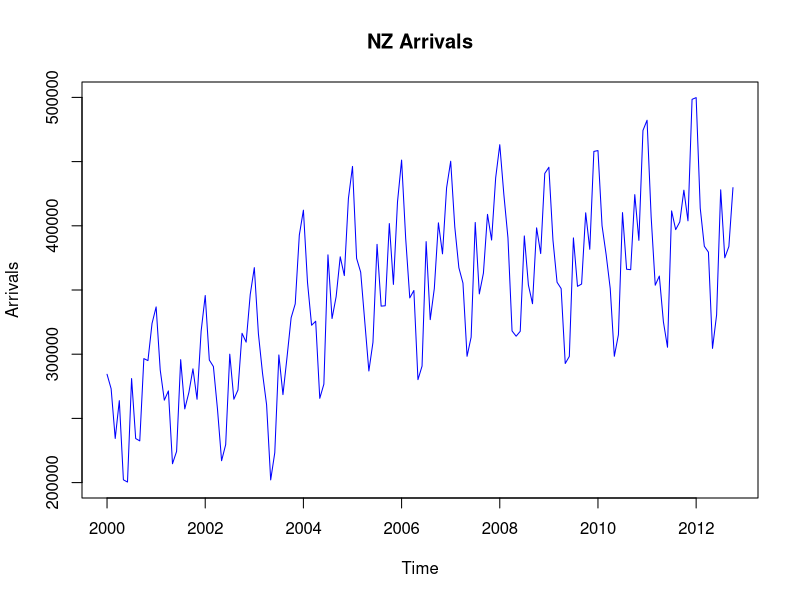
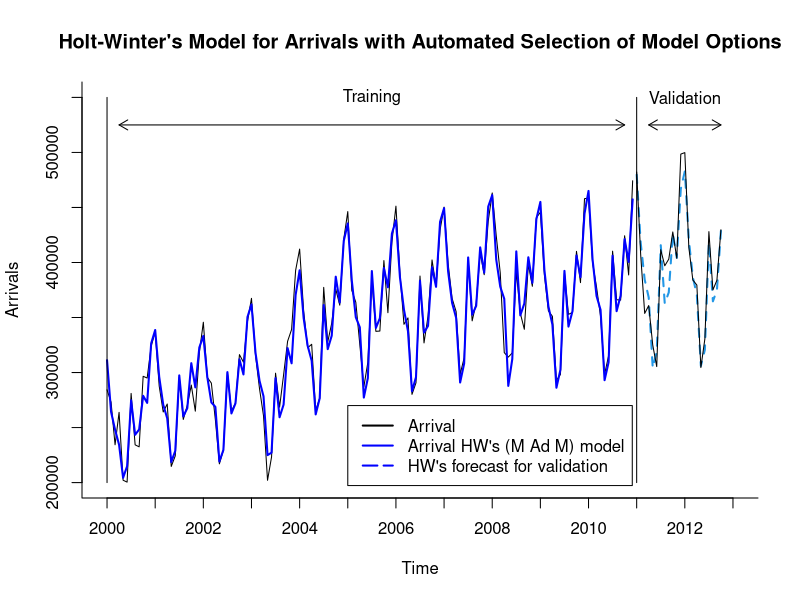
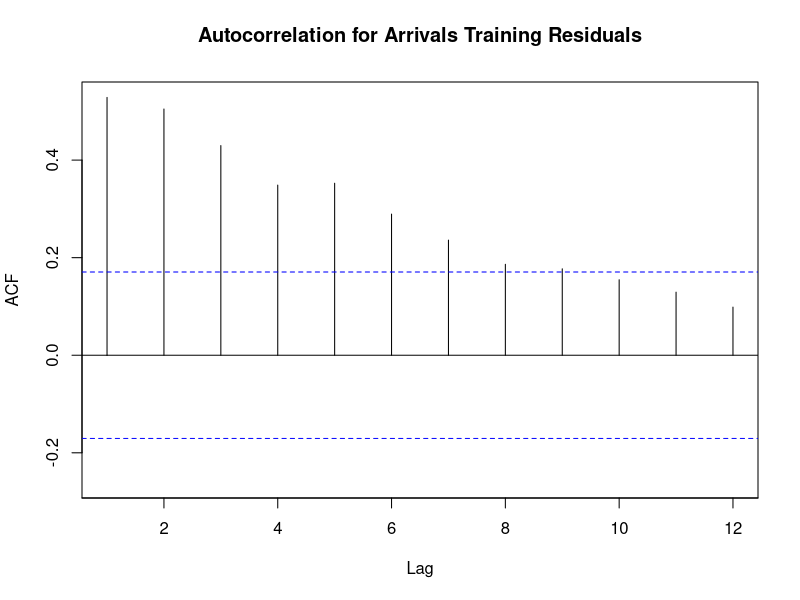
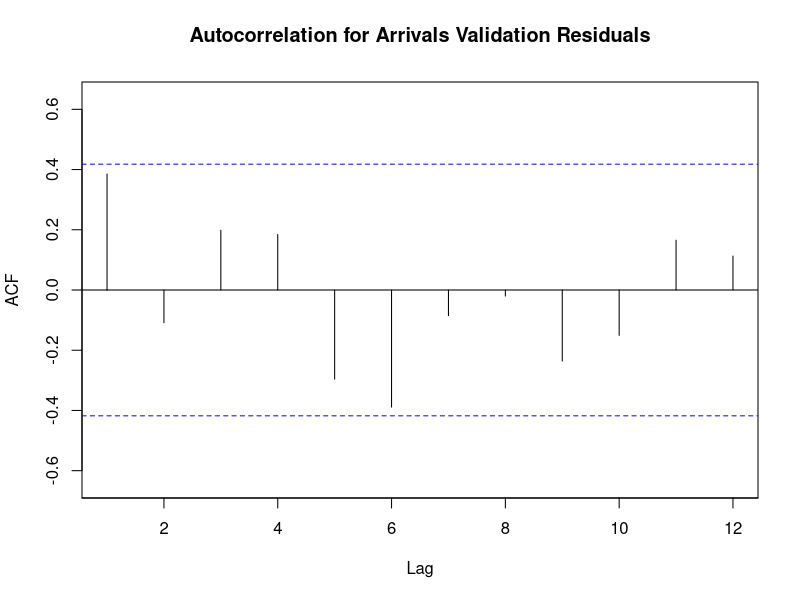
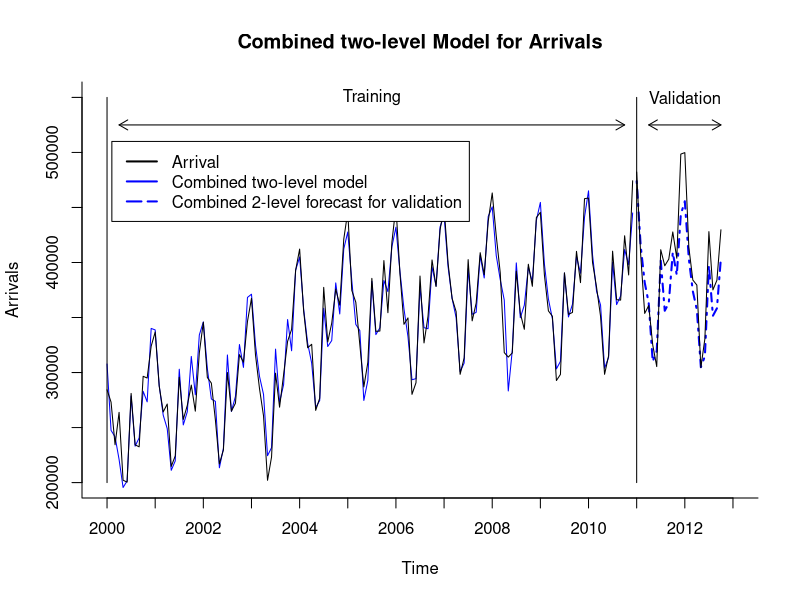
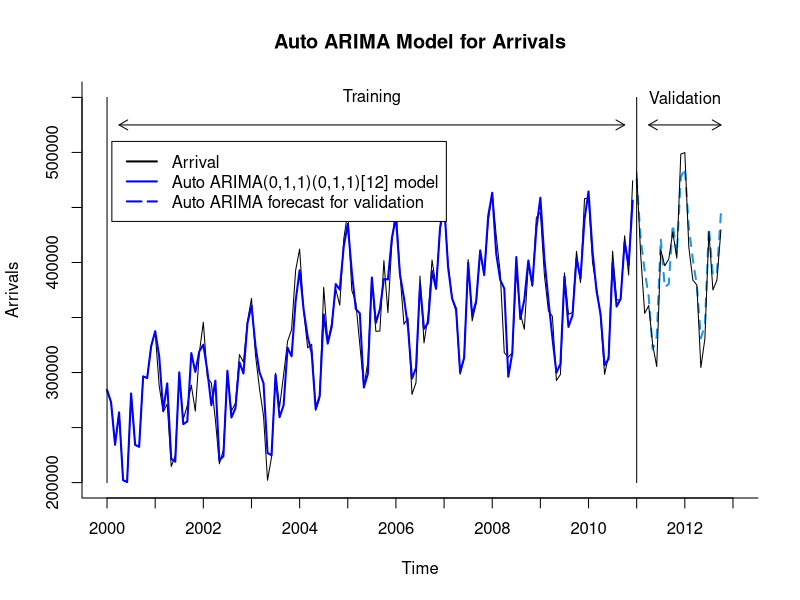
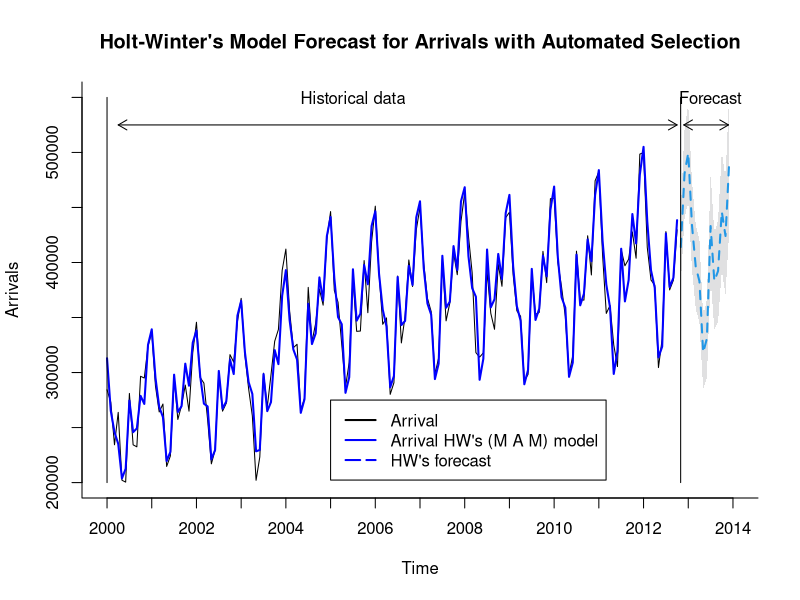
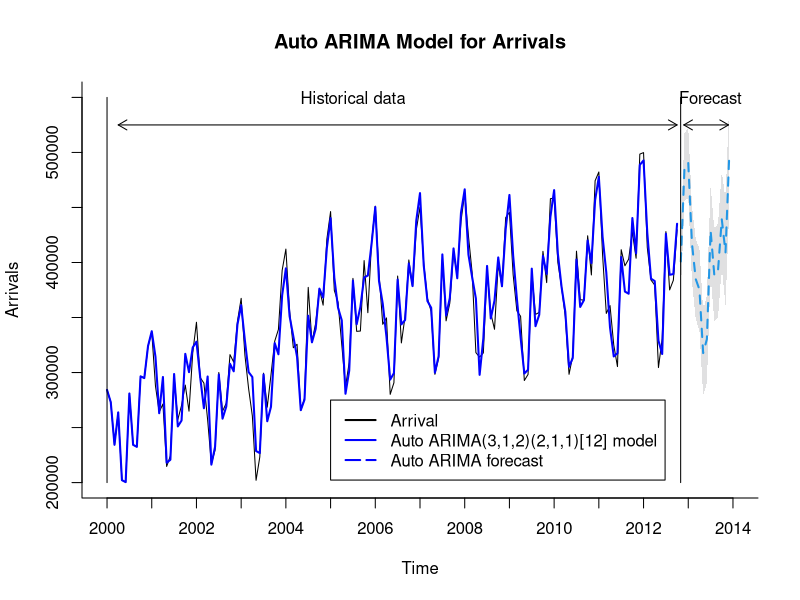

Write the R code that produced these figures, in order.
library(forecast)

# set working directory for locating files.
setwd("C:/Users/saurabhn/Desktop/Snehaa/Time_Series_Analytics/Project/Project_Files_Collab/reban673timeseriesanalyticsgroupproject")
#setwd("E:/MS/Time Series Analytics/project")
#setwd("G:/CSUEB/MSBA/Spring 19/BAN_673_Forecasting/Project/")
# Create data frame.
nz.data <- read.csv("Processed_Raw_Dataset_NZ.csv")

# ----------<<<<ARRIVAL DATASET>>>>-------------
arrivals.ts <- ts(nz.data$Arrivals, start = c(2000, 1), end = c(2012, 10), freq = 12)

## Use plot() to plot time series data  
plot(arrivals.ts, 
     xlab = "Time", ylab = "Arrivals", 
     ylim = c(200000, 500000), main = "NZ Arrivals", col = "blue")

# Create fixed data partitioining for data.
# Define the numbers of months in the training and validation sets,
# nTrain and nValid, respectively.
nValid <- 22
nTrain <- length(arrivals.ts) - nValid
train_arrivals.ts <- window(arrivals.ts, start = c(2000, 1), end = c(2000, nTrain))
valid_arrivals.ts <- window(arrivals.ts, start = c(2000, nTrain + 1), 
                            end = c(2000, nTrain + nValid))

# Create Holt-Winter's exponenthial smoothing (HW).
# Use ets() function with model = "ZZZ", i.e., automated selection 
# error, trend, and seasonality options.
# Use optimal alpha, beta, & gamma to fit HW over the training period.
hw_arrivals.ZZZ <- ets(train_arrivals.ts, model = "ZZZ") 
hw_arrivals.ZZZ # Model appears to be (M, Ad, M), with alpha = 0.3808,beta=0.0023 gamma = 1e-4 and gamma 0.98.

# Use forecast() function to make predictions using this HW model with 
# validation period (nValid). 
# Show predictions in tabular format.

hw_arrivals.ZZZ.pred <- forecast(hw_arrivals.ZZZ, h = nValid, level =0 )
hw_arrivals.ZZZ.pred
length(valid_arrivals.ts)
length(hw_arrivals.ZZZ.pred)
#Testing validation data
round(accuracy(hw_arrivals.ZZZ.pred, valid_arrivals.ts), 3)
#                    ME     RMSE       MAE   MPE  MAPE  MASE   ACF1 Theil's U
# Training set  640.896 11919.90  9002.753 0.049 2.808 0.475 -0.037        NA
# Test set     4970.039 16041.38 12050.561 1.113 3.088 0.636  0.238     0.286
#Testing Full data
round(accuracy(hw_arrivals.ZZZ.pred$fitted, arrivals.ts), 3)
#               ME    RMSE      MAE   MPE  MAPE   ACF1 Theil's U
# Test set 640.896 11919.9 9002.753 0.049 2.808 -0.037      0.26

plot(hw_arrivals.ZZZ.pred, 
     xlab = "Time", ylab = "Arrivals", ylim = c(200000, 550000), bty = "l",
     xaxt = "n", xlim = c(2000, 2013), 
     main = "Holt-Winter's Model for Arrivals with Automated Selection of Model Options", flty = 2) 
axis(1, at = seq(2000, 2013, 1), labels = format(seq(2000, 2013, 1)))
lines(hw_arrivals.ZZZ.pred$fitted, col = "blue", lwd = 2)
lines(valid_arrivals.ts)

# Plot on the chart vertical lines and horizontal arrows
# describing training, validation, and future prediction intervals.
lines(c(2000, 2000), c(200000, 550000))
lines(c(2011, 2011), c(200000, 550000))
text(2005.5, 550000, "Training")
text(2012, 550000, "Validation")

arrows(2010.75, 525000, 2000.25, 525000, code = 3, length = 0.1,lwd = 1, angle = 30)
arrows(2011.25, 525000, 2012.75, 525000, code = 3, length = 0.1,lwd = 1, angle = 30)

legend(2005,270000, legend = c("Arrival", "Arrival HW's (M Ad M) model",
                               "HW's forecast for validation"), 
       col = c("black", "blue" , "blue"), 
       lty = c(1, 1, 5), lwd =c(2, 2, 2), bty = "o")
#------------------Regression Model with Quadratic Trend & Seasonality-------------------
# Use tslm() function to create quadratic trend and seasonal model.
train.trend.season <- tslm(train_arrivals.ts ~ trend + I(trend^2) + season)
summary(train.trend.season)
# Call:
#   tslm(formula = train_arrivals.ts ~ trend + I(trend^2) + season)
# 
# Residuals:
#   Min     1Q Median     3Q    Max 
# -39621  -9347    633   9524  41865 
# 
# Coefficients:
#   Estimate Std. Error t value Pr(>|t|)
# (Intercept)  3.101e+05  6.268e+03  49.475  < 2e-16 ***
#   trend        2.353e+03  1.492e+02  15.774  < 2e-16 ***
#   I(trend^2)  -9.304e+00  1.086e+00  -8.566 4.75e-14 ***
#   season2     -5.178e+04  6.909e+03  -7.494 1.34e-11 ***
#   season3     -8.108e+04  6.909e+03 -11.735  < 2e-16 ***
#   season4     -9.741e+04  6.910e+03 -14.098  < 2e-16 ***
#   season5     -1.492e+05  6.910e+03 -21.591  < 2e-16 ***
#   season6     -1.388e+05  6.911e+03 -20.089  < 2e-16 ***
#   season7     -5.599e+04  6.912e+03  -8.100 5.67e-13 ***
#   season8     -1.012e+05  6.914e+03 -14.637  < 2e-16 ***
#   season9     -9.391e+04  6.915e+03 -13.580  < 2e-16 ***
#   season10    -4.749e+04  6.917e+03  -6.865 3.30e-10 ***
#   season11    -6.776e+04  6.919e+03  -9.793  < 2e-16 ***
#   season12    -1.233e+04  6.921e+03  -1.781   0.0775 .
# ---
#   Signif. codes:  0 '***' 0.001 '**' 0.01 '*' 0.05 '.' 0.1 ' ' 1
# 
# Residual standard error: 16200 on 118 degrees of freedom
# Multiple R-squared:  0.9423,	Adjusted R-squared:  0.9359
# F-statistic: 148.2 on 13 and 118 DF,  p-value: < 2.2e-16

# Apply forecast() function to make predictions for ts with 
# trend and seasonality data in validation set.  
train.trend.season.pred <- forecast(train.trend.season, h = nValid, level = 0)
train.trend.season.pred
round(accuracy(train.trend.season.pred, valid_arrivals.ts),3)
#                    ME     RMSE      MAE    MPE  MAPE  MASE  ACF1 Theil's U
# Training set     0.00 15319.32 12075.21 -0.182 3.866 0.637 0.529        NA
# Test set     17842.75 25468.95 21211.08  4.172 5.180 1.119 0.385     0.443

#-------------------ACF on residuals data-----------------
Acf(train.trend.season$residuals, lag.max = 12, 
    main = "Autocorrelation for Arrivals Training Residuals")
# Acf(train.trend.season.pred$residuals, lag.max = 12, 
#     main = "Autocorrelation for Arrivals pred Residuals")
Acf(valid_arrivals.ts - train.trend.season.pred$mean, lag.max = 12, 
    main = "Autocorrelation for Arrivals Validation Residuals")

res.ar1 <- Arima(train.trend.season$residuals, order = c(1,0,0))
summary(res.ar1)
?Arima
# Use forecast() function to make prediction of residuals in validation set.
res.ar1.pred <- forecast(res.ar1, h = nValid, level = 0)
res.ar1.pred

valid.two.level.pred <- train.trend.season.pred$mean + res.ar1.pred$mean

round(accuracy(valid.two.level.pred, valid_arrivals.ts), 3)
#                ME     RMSE      MAE   MPE  MAPE ACF1 Theil's U
# Test set 16272.81 25241.94 21082.93 3.795 5.186 0.47     0.446

plot(train.trend.season.pred$fitted + res.ar1.pred$fitted, 
     xlab = "Time", ylab = "Arrivals", ylim = c(200000, 550000), bty = "l",
     xaxt = "n", xlim = c(2000, 2013), col = "blue",
     main = "Combined two-level Model for Arrivals") 
axis(1, at = seq(2000, 2013, 1), labels = format(seq(2000, 2013, 1)))
lines(valid.two.level.pred, col = "blue", lwd = 2, lty =4)
lines(train_arrivals.ts, col = "black", lwd = 1, lty = 1)
lines(valid_arrivals.ts, col = "black", lwd = 1, lty = 1)

# Plot on the chart vertical lines and horizontal arrows
# describing training, validation, and future prediction intervals.
lines(c(2000, 2000), c(200000, 550000))
lines(c(2011, 2011), c(200000, 550000))
text(2005.5, 550000, "Training")
text(2012, 550000, "Validation")

arrows(2010.75, 525000, 2000.25, 525000, code = 3, length = 0.1,lwd = 1, angle = 30)
arrows(2011.25, 525000, 2012.75, 525000, code = 3, length = 0.1,lwd = 1, angle = 30)

legend(2000.1,510000, legend = c("Arrival", "Combined two-level model",
                               "Combined 2-level forecast for validation"), 
       col = c("black", "blue" , "blue"), 
       lty = c(1, 1, 5), lwd =c(2, 2, 2), bty = "o")


#-------------------AUTO ARIMA-------------------
# Use auto.arima() function to fit ARIMA model.
# use summary() to show auto ARIMA model and its parameters for entire dataset.
train_arrivals.auto.arima <- auto.arima(train_arrivals.ts)
summary(train_arrivals.auto.arima)
nValid
# Apply forecast() function to make predictions for ts with 
# auto ARIMA model in validation set.  
train_arrivals.auto.arima.pred <- forecast(train_arrivals.auto.arima, h = nValid, level = 0)
summary(train_arrivals.auto.arima.pred)

round(accuracy(train_arrivals.auto.arima.pred, valid_arrivals.ts), 3)
#                     ME     RMSE       MAE    MPE  MAPE  MASE   ACF1 Theil's U
# Training set -1129.643 13335.14  9144.996 -0.531 2.806 0.483 -0.013        NA
# Test set     -6079.608 16849.09 14123.861 -1.878 3.725 0.745  0.204     0.305

plot(train_arrivals.auto.arima.pred, 
     xlab = "Time", ylab = "Arrivals", ylim = c(200000, 550000), bty = "l",
     xaxt = "n", xlim = c(2000, 2013), 
     main = "Auto ARIMA Model for Arrivals", flty = 2) 
axis(1, at = seq(2000, 2013, 1), labels = format(seq(2000, 2013, 1)))
lines(train_arrivals.auto.arima.pred$fitted, col = "blue", lwd = 2)
lines(valid_arrivals.ts)

# Plot on the chart vertical lines and horizontal arrows
# describing training, validation, and future prediction intervals.
lines(c(2000, 2000), c(200000, 550000))
lines(c(2011, 2011), c(200000, 550000))
text(2005.5, 550000, "Training")
text(2012, 550000, "Validation")

arrows(2010.75, 525000, 2000.25, 525000, code = 3, length = 0.1,lwd = 1, angle = 30)
arrows(2011.25, 525000, 2012.75, 525000, code = 3, length = 0.1,lwd = 1, angle = 30)

legend(2000.1,510000, legend = c("Arrival", "Auto ARIMA(0,1,1)(0,1,1)[12] model",
                               "Auto ARIMA forecast for validation"), 
       col = c("black", "blue" , "blue"), 
       lty = c(1, 1, 5), lwd =c(2, 2, 2), bty = "o")

#------------------Comparing Validation performance
round(accuracy(snaive(train_arrivals.ts), valid_arrivals.ts), 3)
round(accuracy(hw_arrivals.ZZZ.pred, valid_arrivals.ts), 3)
round(accuracy(train.trend.season.pred, valid_arrivals.ts),3)
round(accuracy(valid.two.level.pred, valid_arrivals.ts), 3)
round(accuracy(train_arrivals.auto.arima.pred, valid_arrivals.ts), 3)

#####################################################################
##################---------ENTIRE DATA SET--------###################
#####################################################################
#-----------------------------HW model-----------------------------------------
#HW model on full data set with ZZZ
arrivals_HW.ZZZ <- ets(arrivals.ts, model = "ZZZ") 
summary(arrivals_HW.ZZZ)
# ETS(M,A,M) 
# 
# Call:
#   ets(y = arrivals.ts, model = "ZZZ") 
# 
# Smoothing parameters:
#   alpha = 0.3138 
# beta  = 0.0049 
# gamma = 1e-04 
# 
# Initial states:
#   l = 252795.1463 
# b = 1849.1426 
# s = 1.1846 1.0226 1.0783 0.9496 0.9291 1.0526
# 0.8059 0.776 0.9365 0.971 1.0649 1.2289
# 
# sigma:  0.041
# 
# AIC     AICc      BIC 
# 3732.303 3736.803 3783.931 
# 
# Training set error measures:
#   ME    RMSE      MAE        MPE     MAPE      MASE       ACF1
# Training set -1412.396 12620.6 9542.076 -0.5109809 2.886038 0.5083675 0.05459384


#forecast for Nov 2012 to Dec 2014 using HW model
arrivals_HW.pred <- forecast(arrivals_HW.ZZZ, h = 14, level = c(0, 95))
arrivals_HW.pred

round(accuracy(arrivals_HW.pred$fitted, arrivals.ts), 3)
#                 ME    RMSE      MAE    MPE  MAPE  ACF1 Theil's U
# Test set -1412.396 12620.6 9542.076 -0.511 2.886 0.055     0.263
plot(arrivals_HW.pred, 
     xlab = "Time", ylab = "Arrivals", ylim = c(200000, 550000), bty = "l",
     xaxt = "n", xlim = c(2000, 2014), 
     main = "Holt-Winter's Model Forecast for Arrivals with Automated Selection", flty = 2) 
axis(1, at = seq(2000, 2014, 1), labels = format(seq(2000, 2014, 1)))
lines(arrivals_HW.pred$fitted, col = "blue", lwd = 2)

# Plot on the chart vertical lines and horizontal arrows
# describing training, validation, and future prediction intervals.
lines(c(2000, 2000), c(200000, 550000))
lines(c(2012.83, 2012.83), c(200000, 550000))
text(2005.5, 550000, "Historical data")
text(2013.5, 550000, "Forecast")

arrows(2012.75, 525000, 2000.25, 525000, code = 3, length = 0.1,lwd = 1, angle = 30)
arrows(2012.9, 525000, 2013.9, 525000, code = 3, length = 0.1,lwd = 1, angle = 30)

legend(2005,275000, legend = c("Arrival", "Arrival HW's (M A M) model",
                               "HW's forecast"), 
       col = c("black", "blue" , "blue"), 
       lty = c(1, 1, 5), lwd =c(2, 2, 2), bty = "o")

#-----------------------------Auto-ARIMA model------------------------------------
# Use auto.arima() function to fit ARIMA model for entire set
# use summary() to show auto ARIMA model and its parameters for entire dataset.
arrivals.auto.arima <- auto.arima(arrivals.ts)
summary(arrivals.auto.arima)
# Series: arrivals.ts 
# ARIMA(3,1,2)(2,1,1)[12] 
# Coefficients:
#   ar1      ar2     ar3      ma1    ma2     sar1    sar2    sma1
# -0.1735  -0.3589  0.0205  -0.3948  0.104  -0.6506  -0.389  0.0852
# s.e.      NaN   0.0083     NaN      NaN    NaN      NaN     NaN     NaN
# 
# sigma^2 estimated as 216357972:  log likelihood=-1552.14
# AIC=3122.28   AICc=3123.65   BIC=3148.82
# 
# Training set error measures:
#   ME     RMSE      MAE        MPE     MAPE      MASE       ACF1
# Training set -864.1625 13669.48 9661.433 -0.4132111 2.905561 0.5147264 0.00749216


# Apply forecast() function to make predictions for ts with 
# auto ARIMA model for the future 14 periods. 
arrivals.auto.arima.pred <- forecast(arrivals.auto.arima, h = 14, level = c(0, 95))
arrivals.auto.arima.pred

round(accuracy(arrivals.auto.arima.pred$fitted,arrivals.ts),3)

plot(arrivals.auto.arima.pred, 
     xlab = "Time", ylab = "Arrivals", ylim = c(200000, 550000), bty = "l",
     xaxt = "n", xlim = c(2000, 2014), 
     main = "Auto ARIMA Model for Arrivals", flty = 2) 
axis(1, at = seq(2000, 2014, 1), labels = format(seq(2000, 2014, 1)))
lines(arrivals.auto.arima.pred$fitted, col = "blue", lwd = 2)

# Plot on the chart vertical lines and horizontal arrows
# describing training, validation, and future prediction intervals.
lines(c(2000, 2000), c(200000, 550000))
lines(c(2012.83, 2012.83), c(200000, 550000))
text(2005.5, 550000, "Historical data")
text(2013.5, 550000, "Forecast")

arrows(2012.75, 525000, 2000.25, 525000, code = 3, length = 0.1,lwd = 1, angle = 30)
arrows(2012.9, 525000, 2013.9, 525000, code = 3, length = 0.1,lwd = 1, angle = 30)

legend(2005,275000, legend = c("Arrival", "Auto ARIMA(3,1,2)(2,1,1)[12] model",
                               "Auto ARIMA forecast"), 
       col = c("black", "blue" , "blue"), 
       lty = c(1, 1, 5), lwd =c(2, 2, 2), bty = "o")

#ARIMA model
round(accuracy(arrivals.auto.arima.pred$fitted,arrivals.ts),3)
#HW's auto selection model
round(accuracy(arrivals_HW.pred$fitted, arrivals.ts),3)
#snaive model
round(accuracy((snaive(arrivals.ts))$fitted, arrivals.ts), 3)

